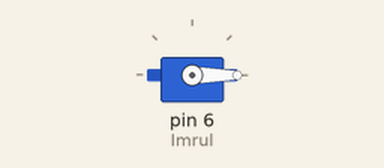
This sketch was run on a simulated Arduino Uno, built with avr-gcc and run on an emulated ATmega328P. Shown: servo.

Above: at 0.05 s.
At 3.0 s:
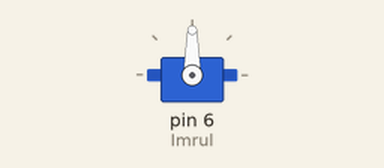
At 6.0 s:
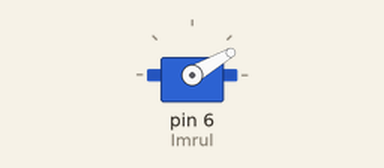
Timing chart, 0 to 7.8 s (numbered marks = the images above):
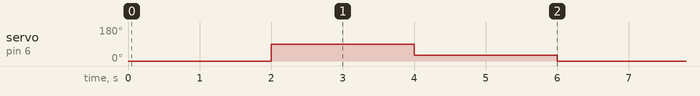

Measured:
- by itself, servo on pin 6 (Imrul): repeats every 6.0 s: 30° 2.0 s, 0° 2.0 s, 90° 2.0 s

The sketch:

Servo_Test.ino
```cpp
#include <Servo.h>
Servo Imrul;
void setup() {
  // put your setup code here, to run once:

  Imrul.attach(6);

}

void loop() {
  // put your main code here, to run repeatedly:

  Imrul.write(0);

  delay(2000);

  Imrul.write(90);

  delay(2000);

  Imrul.write(30);

  delay(2000);

}
```
